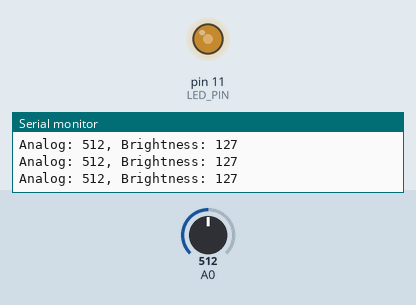
This sketch was run on a simulated Arduino Uno, built with avr-gcc and run on an emulated ATmega328P. Shown: output pins drawn as LEDs (lit = HIGH), the last lines printed to the serial monitor. Inputs (shaded band) come from the test bench; at power-on: A0 = 512.

Above: at 1.2 s.
1.3 s: A0 set to 716
At 1.7 s:
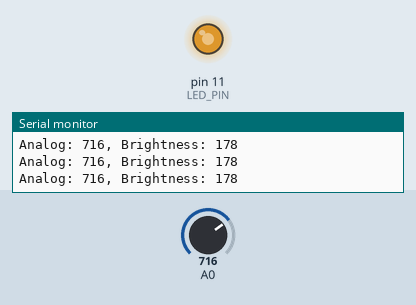
2.8 s: A0 set to 900
At 3.2 s:
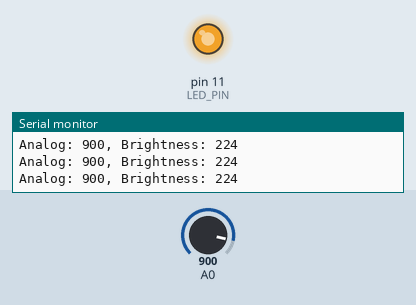
4.3 s: A0 set to 122
At 4.7 s:
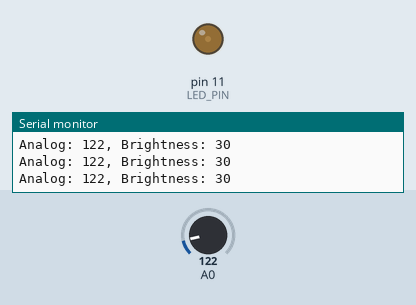
5.8 s: A0 set to 0
At 6.2 s:
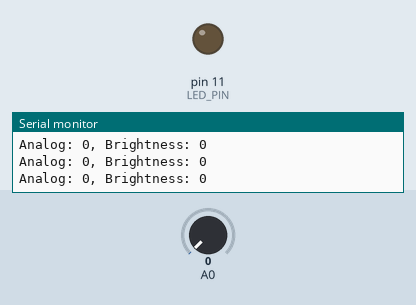
7.3 s: A0 set to 511
At 7.6 s:
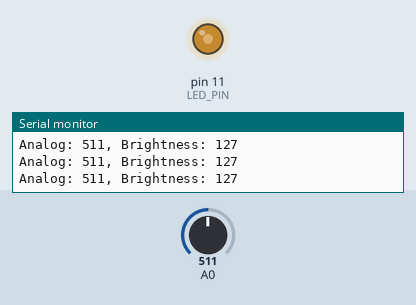
Timing chart, 0 to 9.8 s (numbered marks = the images above; inputs shaded):
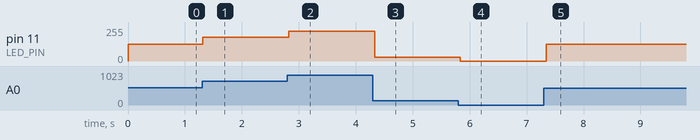

The sketch:

WS1_Part_3.ino
```cpp
int LED_PIN = 11;  // the ~ PWM pin the LED is attached to, above void setup()

void setup() {
  // put your setup code here, to run once:
  pinMode(LED_PIN, OUTPUT);
  Serial.begin(9600);
}

void loop() {
  // put your main code here, to run repeatedly:
  int analogValue = analogRead(A0);
  int brightness = map(analogValue, 0, 1023, 0, 255);
  analogWrite(LED_PIN, brightness);
// print out the value
  Serial.print("Analog: ");
  Serial.print(analogValue);
  Serial.print(", Brightness: ");
  Serial.println(brightness);
  delay(100);


}
```

Measured:
- after the input at 1.3 s, pin 11 (LED_PIN): 127/255 → 178/255 at once
- after the input at 2.8 s, pin 11 (LED_PIN): 178/255 → 224/255 at once
- after the input at 4.3 s, pin 11 (LED_PIN): 224/255 → 30/255 at once
- after the input at 5.8 s, pin 11 (LED_PIN): 30/255 → 0/255 at once
- after the input at 7.3 s, pin 11 (LED_PIN): 0/255 → 127/255 after 0.05 s
